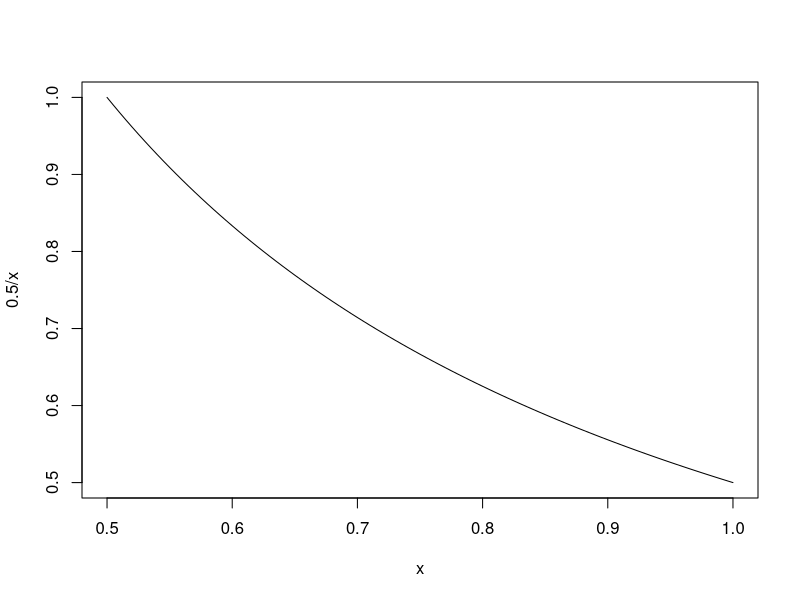
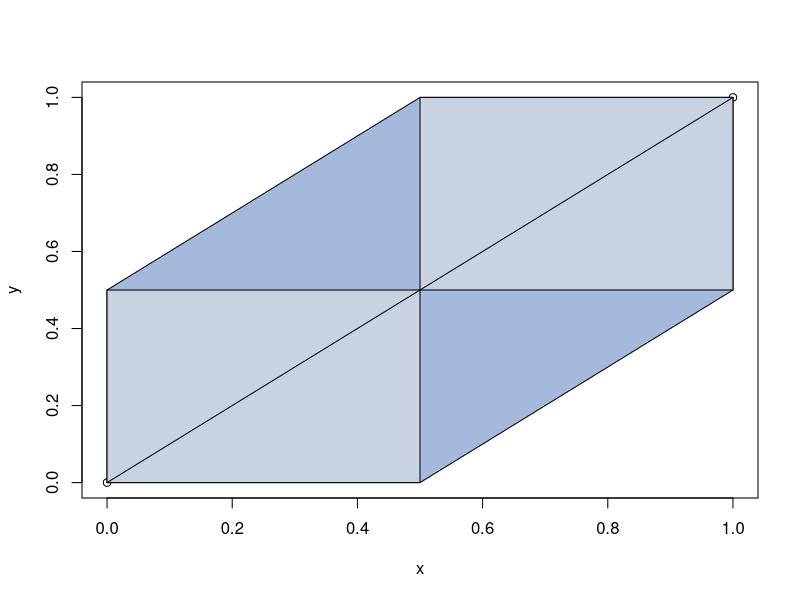
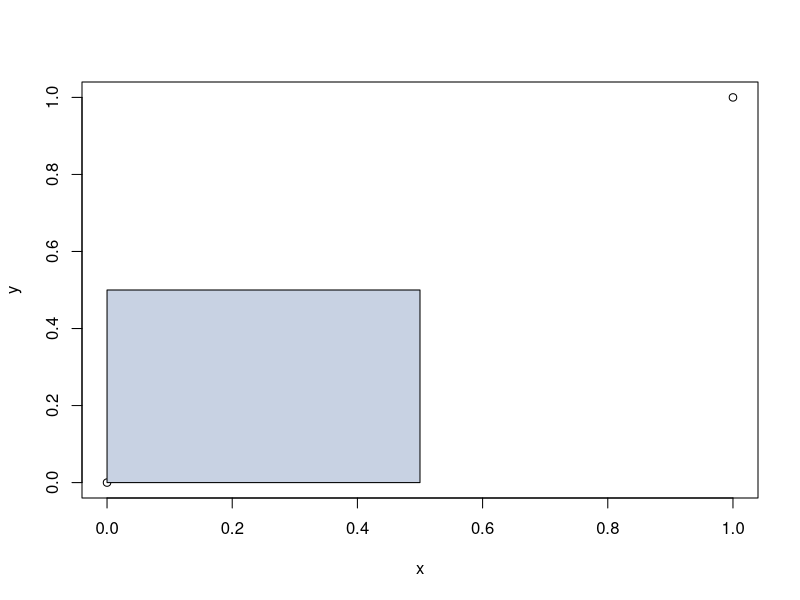

Generate these figures, in order, with R:
## ---- chunk 1
library(MASS)
knitr::opts_chunk$set(echo = TRUE)
## ---- chunk 2
count = 0
trials = 100000
for (i in (1:trials)){
  B = runif(1, min=0, max=1)
  C = runif(1, min=0, max=1)
  if(B + C < 0.5){
    count = count + 1
  }
}
print(count/trials)
## ---- chunk 3
curve(.5/x, from = 0.5, to = 1)
## ---- chunk 4
count = 0
trials = 10000
for (i in (1:trials)){
  B = runif(1, min=0, max=1)
  C = runif(1, min=0, max=1)
  if(B * C < 0.5){
    count = count + 1
  }
}
print(count/trials)
## ---- chunk 5
x <- 0:1
y <- x
plot(x, y)


polygon(cbind(c(.5, x, 1), c(0, y, .5)), col="#a4b9db") 
polygon(cbind(c(0, x, .5), c(.5, y, 1)), col="#a4b9db") 
polygon(rbind(c(0,0),c(0,0.5),c(0.5,0.5),c(0.5,0)), col="#c8d2e3")
polygon(rbind(c(0.5,0.5),c(1,0.5),c(1,1),c(0.5,1)), col="#c8d2e3")
lines(x, y)
## ---- chunk 6
count = 0
trials = 10000
for (i in (1:trials)){
  B = runif(1, min=0, max=1)
  C = runif(1, min=0, max=1)
  if(abs(B - C) < 0.5){
    count = count + 1
  }
}
print(count/trials)
## ---- chunk 7
x <- 0:1
y <- 0:1
plot(x, y)

polygon(rbind(c(0,0),c(0,0.5),c(0.5,0.5),c(0.5,0)), col="#c8d2e3")
## ---- chunk 8
count = 0
trials = 100000
for (i in (1:trials)){
  B = runif(1, min=0, max=1)
  C = runif(1, min=0, max=1)
  if(max(B, C) < 0.5){
    count = count + 1
  }
}
print(count/trials)
